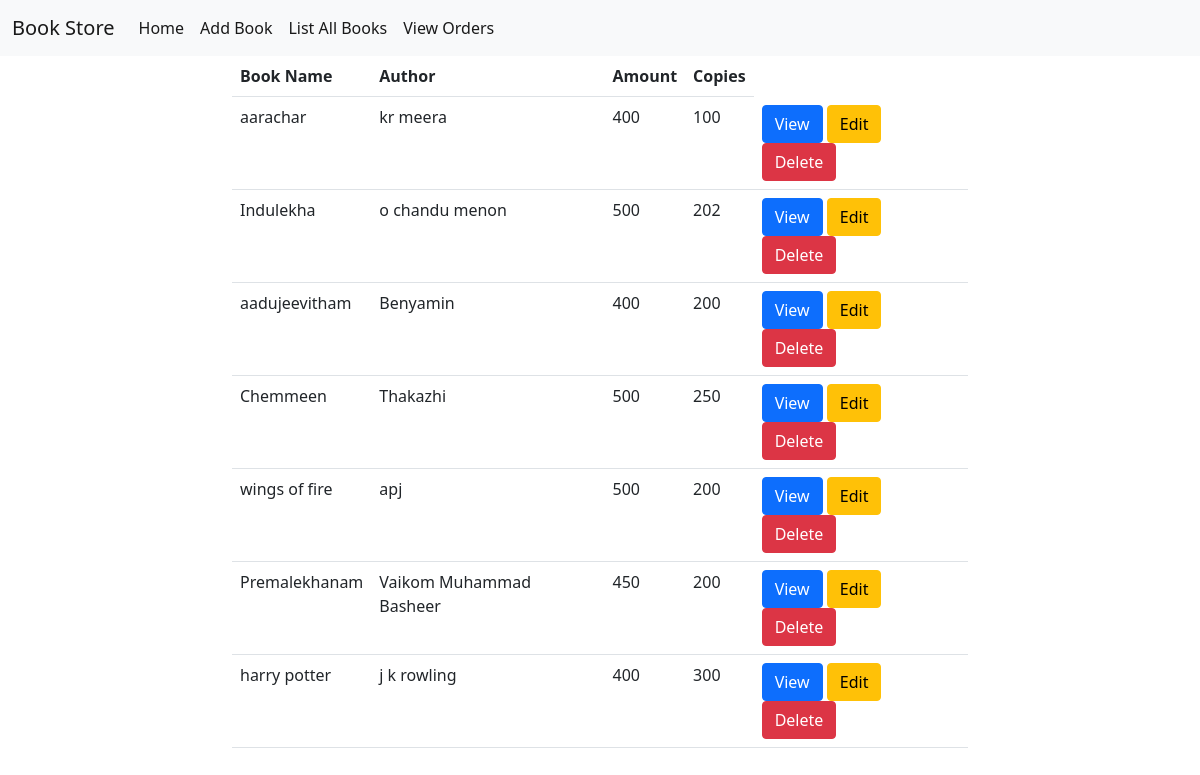
Page /books/all on the committed database.
### owner/models.py (models this page shows, shortened)
class Books(models.Model):
    book_name=models.CharField(max_length=120,unique=True)
    author=models.CharField(max_length=120)
    amount=models.PositiveIntegerField()
    copies=models.PositiveIntegerField()
    image=models.ImageField(upload_to="images",null=True)

### owner/views.py (the view)
# urls.py: path("books/all",views.BookListView.as_view(),name="allbooks"),
class BookListView(ListView):
    model = Books
    template_name = "book_list.html"
    context_object_name = "books"

### owner/templates/book_list.html
{%extends 'base.html'%}
{%block body_block%}
<div class="row">
    <div class="col-2"></div>
    <div class="col-8">
        <table class="table">
            <tr>
                <th>Book Name</th>
                <th>Author</th>
                <th>Amount</th>
                <th>Copies</th>
            </tr>
            {%for book in books%}
            <tr>
                <td>{{book.book_name}}</td>
                <td>{{book.author}}</td>
                <td>{{book.amount}}</td>
                <td>{{book.copies}}</td>
                <td>
                    <a href="{%url 'bookdetails' book.id%}" class="btn btn-primary">View</a>
                    <a href="{%url 'editbook' book.id%}" class="btn btn-warning">Edit</a>
                    <a href="{%url 'bookdelete' book.id%}" class="btn btn-danger">Delete</a>
                </td>
                {%endfor%}
            </tr>
        </table>
    </div>
    <div class="col-2"></div>
</div>
{%endblock%}

### rows in the picture
Books: book_name "aarachar", author "kr meera", amount "400", copies "100"
Books: book_name "Indulekha", author "o chandu menon", amount "500", copies "202"
Books: book_name "aadujeevitham", author "Benyamin", amount "400", copies "200"
Books: book_name "Chemmeen", author "Thakazhi", amount "500", copies "250"
Books: book_name "wings of fire", author "apj", amount "500", copies "200"
Books: book_name "Premalekhanam", author "Vaikom Muhammad Basheer", amount "450", copies "200"
Books: book_name "harry potter", author "j k rowling", amount "400", copies "300"
